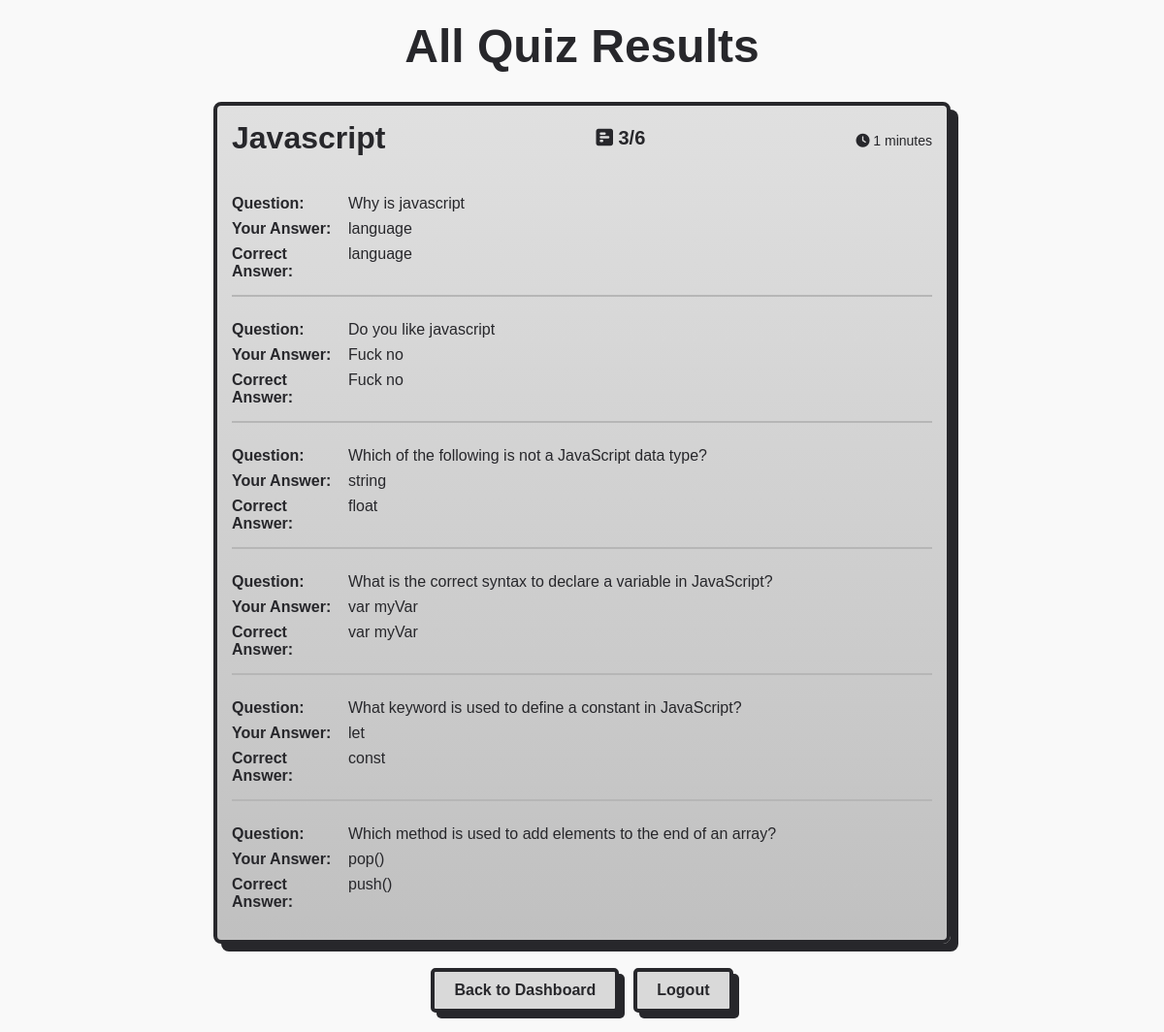
The app's page /student/results/ (signed in) with its own data.
### core/models.py (models this page shows, shortened)
class QuizDetails(models.Model):
    quiz_id = models.AutoField(primary_key=True)
    quiz_title = models.CharField(max_length=150)
    quiz_rules = models.TextField()
    quiz_createdBy = models.ForeignKey(UserDetails, on_delete=models.CASCADE)
    subject = models.ForeignKey(SubjectMaster, on_delete=models.CASCADE)
    course = models.ForeignKey(CourseDetails, on_delete=models.CASCADE)
    quiz_duration = models.PositiveIntegerField(default=30, help_text="Duration in minutes")  # New field, motherfucker
    quiz_isAct = models.BooleanField(default=True)

class QuestionMaster(models.Model):
    question_id = models.AutoField(primary_key=True)
    question_text = models.TextField()
    quiz = models.ForeignKey(QuizDetails, on_delete=models.CASCADE)
    question_isAct = models.BooleanField(default=True)

class OptionMaster(models.Model):
    option_id = models.AutoField(primary_key=True)
    option_text = models.TextField()
    question = models.ForeignKey(QuestionMaster, on_delete=models.CASCADE)
    option_isCorrect = models.BooleanField(default=False)

### student/views.py (the view)
# urls.py: path('results/', views.quiz_results, name='quiz_results'),
@login_required
def quiz_results(request):
    user = request.user
    if user.role.role_name != 'student':
        return redirect('dashboard')
    responses = UserResponsesDetails.objects.filter(user=user).select_related('question__quiz', 'option')
    quiz_ids = responses.values_list('question__quiz__quiz_id', flat=True).distinct()
    quizzes = QuizDetails.objects.filter(quiz_id__in=quiz_ids, course=user.course)
    quiz_details = []
    for quiz in quizzes:
        quiz_responses = responses.filter(question__quiz=quiz).order_by('response_date')
        questions = QuestionMaster.objects.filter(quiz=quiz, question_isAct=True).prefetch_related('optionmaster_set')
        score = sum(1 for r in quiz_responses if r.option.option_isCorrect)
        total_questions = questions.count()
        quiz_duration = quiz.quiz_duration
        start_time = quiz_responses.first().response_date
        end_time = quiz_responses.last().response_date
        time_taken_seconds = (end_time - start_time).total_seconds()
        time_taken_minutes = round(time_taken_seconds / 60, 2)
        question_details = []
        for question in questions:
            user_response = quiz_responses.filter(question=question).first()
            selected_answer = user_response.option.option_text if user_response else "No answer selected"
            try:
                correct_answer = question.optionmaster_set.get(option_isCorrect=True).option_text
            except OptionMaster.DoesNotExist:
                correct_answer = "No correct answer set"
            question_details.append({
                'question_text': question.question_text,
                'selected_answer': selected_answer,
                'correct_answer': correct_answer,
                'is_correct': selected_answer == correct_answer if user_response else False
            })
        quiz_details.append({
            'quiz': quiz,
            'score': score,
            'total_questions': total_questions,
            'quiz_duration': quiz_duration,
            'time_taken': time_taken_minutes,
            'questions': question_details
        })
    return render(request, 'student/results.html', {'quiz_details': quiz_details})

### templates/student/results.html (shortened to what this page needs)
{% extends 'base.html' %}
{% block content %}
<div class="container">
    <h1 class="page-title">All Quiz Results</h1>
    {% for quiz_detail in quiz_details %}
        <div class="quiz-card">
            <div class="quiz-header">
                <h2 class="quiz-title">{{ quiz_detail.quiz.quiz_title }}</h2>
                <div class="quiz-score"><i class="fa-solid fa-square-poll-horizontal"></i> {{ quiz_detail.score }}/{{ quiz_detail.total_questions }}</div>
                <div class="quiz-time">
                    <i class="fa-solid fa-clock"></i> {{ quiz_detail.quiz_duration }} minutes
                </div>
            </div>
            <div class="quiz-content">
                {% for q in quiz_detail.questions %}
                    <div class="question-item">
                        <div class="question-grid">
                            <div class="question-label">Question:</div>
                            <div>{{ q.question_text }}</div>
                            <div class="question-label">Your Answer:</div>
                            <div>{{ q.selected_answer }}</div>
                            <div class="question-label">Correct Answer:</div>
                            <div>{{ q.correct_answer }}</div>
                        </div>
                    </div>
                {% empty %}
                    <p>No questions answered for this quiz</p>
                {% endfor %}
            </div>
        </div>
    {% empty %}
        <div class="empty-state">
            <p>No quiz results yet. Go take some quizzes!</p>
        </div>
    {% endfor %}
    <div class="button-container">
        <a href="{% url 'student_dashboard' %}" class="button">Back to Dashboard</a>
        <a href="{% url 'logout' %}" class="button">Logout</a>
    </div>
</div>
{% endblock %}

### templates/base.html (shortened to what this page needs)
{% load static %}
<!DOCTYPE html>
<html lang="en">
<head>
    <link rel="stylesheet" href="{% static 'css/style.css' %}">
    <link rel="stylesheet" href="https://cdnjs.cloudflare.com/ajax/libs/font-awesome/6.7.2/css/all.min.css" />
    <link rel="stylesheet" href="{% static 'css/single_result.css' %}" />
</head>
<body>
        {% block content %}
        {% endblock %}
</body>
</html>

### static/css/style.css (style rules this page uses)
* { margin: 0; padding: 0; box-sizing: border-box; }
html, body { width: 100%; font-family: "ceira", sans-serif; color: hsl(240, 5%, 16%); background-color: #f9f9f9; }

### static/css/single_result.css (style rules this page uses)
* { font-family: Arial, sans-serif; }
.quiz-title { font-size: 32px; font-weight: bold; margin: 0; }
.quiz-time { font-size: 18px; margin-top: 5px; }
.quiz-score { font-size: 70px; font-weight: bold; text-align: right; }
.question-item { padding: 10px 0; border-bottom: 2px solid #aaa; }
.question-item:last-child { border-bottom: none; }
.question-label { font-weight: bold; display: inline-block; width: 120px; }

### templates/student/results.html (style rules this page uses)
.container { max-width: 800px; margin: 0 auto; padding: 20px; font-family: Arial, sans-serif; }
.page-title { text-align: center; font-size: 48px; font-weight: bold; margin-bottom: 30px; }
.quiz-card { margin-bottom: 25px; border: 4px solid hsl(240, 5%, 16%); border-radius: 8px; overflow: hidden; background: linear-gradient(to bottom, #e0e0e0, #c0c0c0); box-shadow: 8px 8px 0 hsl(240, 5%, 16%); }
.quiz-header { display: flex; justify-content: space-between; align-items: center; padding: 15px; }
.quiz-title { font-size: 32px; font-weight: bold; margin: 0; text-transform: capitalize; }
.quiz-score { font-size: 20px; font-weight: bold; }
.quiz-content { padding: 15px; }
.question-item { margin-bottom: 15px; padding-bottom: 15px; border-bottom: 2px solid #b6b6b6; }
.question-item:last-child { border-bottom: none; margin-bottom: 0; }
.question-grid { display: grid; grid-template-columns: 120px 1fr; row-gap: 8px; }
.question-label { font-weight: bold; }
.quiz-time { font-size: 14px; }
.button-container { display: flex; justify-content: center; gap: 15px; margin-top: 25px; }
.button { display: inline-block; padding: 10px 20px; border: 4px solid hsl(240, 5%, 16%); box-shadow: 6px 6px 0 hsl(240, 5%, 16%); background-color: #d9d9d9; color: hsl(240, 5%, 16%); text-decoration: none; border-radius: 5px; font-weight: bold; transition: all 0.2s ease; }

### records on screen
QuizDetails: quiz.quiz_title "Javascript", score "3", total_questions "6", quiz_duration "1"
QuestionMaster: question_text "Why is javascript"
OptionMaster: selected_answer "language", correct_answer "language"
QuestionMaster: question_text "Do you like javascript"
OptionMaster: selected_answer "Fuck no", correct_answer "Fuck no"
QuestionMaster: question_text "Which of the following is not a JavaScript data type?"
OptionMaster: selected_answer "string"
OptionMaster: correct_answer "float"
QuestionMaster: question_text "What is the correct syntax to declare a variable in JavaScript?"
OptionMaster: selected_answer "var myVar", correct_answer "var myVar"
QuestionMaster: question_text "What keyword is used to define a constant in JavaScript?"
OptionMaster: selected_answer "let"
OptionMaster: correct_answer "const"
QuestionMaster: question_text "Which method is used to add elements to the end of an array?"
OptionMaster: selected_answer "pop()"
OptionMaster: correct_answer "push()"
